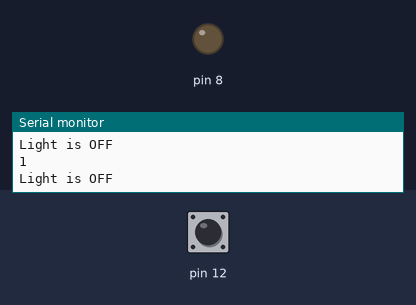
This sketch was run on a simulated Arduino Uno, built with avr-gcc and run on an emulated ATmega328P. On the bench: output pins drawn as LEDs (lit = HIGH), the last lines printed to the serial monitor. Dashed ring = blinking. Inputs (shaded band) come from the test bench; at power-on: pin 12 HIGH.

Above: at 1.2 s.
1.3 s: pin 12 pulled LOW for 0.15 s
At 1.4 s:
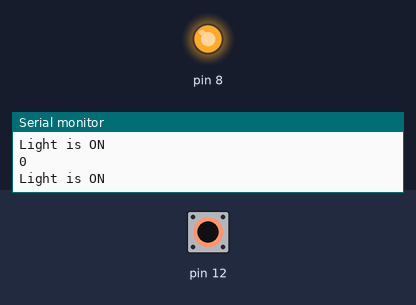
2.9 s: pin 12 pulled LOW for 3.2 s
At 7.3 s:
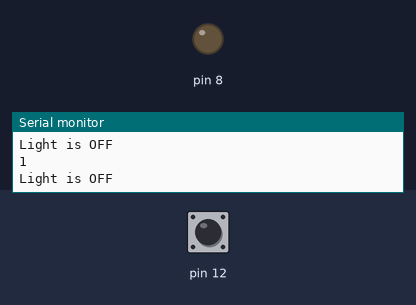
7.6 s: pin 12 pulsed LOW 5 times (0.12 s each, 0.3 s apart)
At 8.28 s:
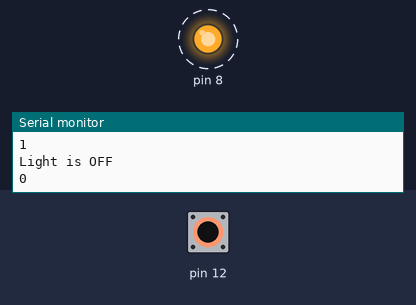
12.1 s: pin 12 driven LOW
At 13.4 s:
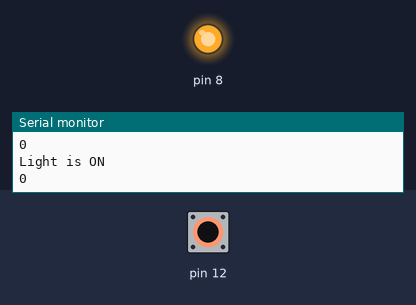
15.1 s: pin 12 driven HIGH
At 15.6 s:
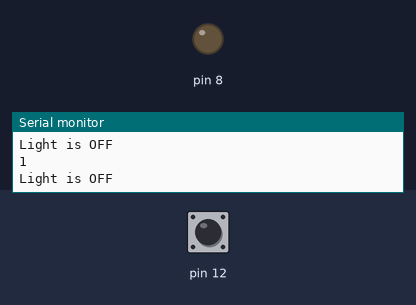
Timing chart, 0 to 18.1 s (numbered marks = the images above; inputs shaded):
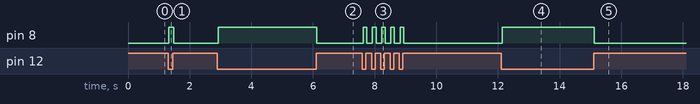

The sketch:

switches.ino
```cpp
void setup() {
  //start serial connection
  Serial.begin(9600);
  pinMode(12, INPUT_PULLUP);
  pinMode(8, OUTPUT);
}

void loop() {
  //read the pushbutton value into a variable
  int sensorVal = digitalRead(12);
  //print out the value of the pushbutton
  Serial.println(sensorVal);

  if (sensorVal == HIGH) {
  	Serial.println("Light is OFF");
    digitalWrite(8, LOW);
  } else {
  	Serial.println("Light is ON");
    digitalWrite(8, HIGH);
  }
}
```

Measured:
- after the input at 1.3 s, pin 8: LOW → HIGH at once, → LOW 0.15 s later
- after the input at 2.9 s, pin 8: LOW → HIGH at once, → LOW 3.2 s later
- after the input at 7.6 s, pin 8: alternates HIGH for 0.12 s and LOW for 0.18 s, 10 changes in all, then stays LOW, starting at once
- after the input at 12.1 s, pin 8: LOW → HIGH at once
- after the input at 15.1 s, pin 8: HIGH → LOW at once
